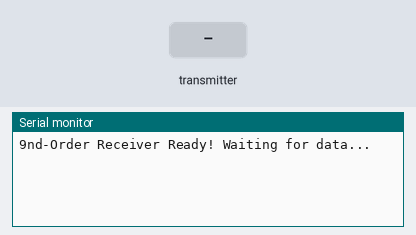
Recording of a sketch running on a simulated ESP32. On the bench: the last lines printed to the serial monitor. Inputs (shaded band) come from the test bench.

Above: at 2.2 s.
2.3 s: the transmitter starts sending angles.0 = 0
At 2.61 s:
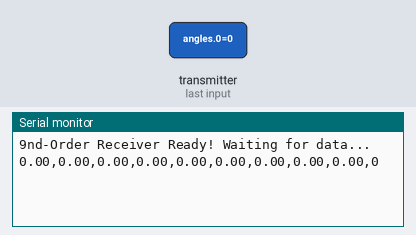
4.3 s: the transmitter starts sending angles.1 = 45
At 4.61 s:
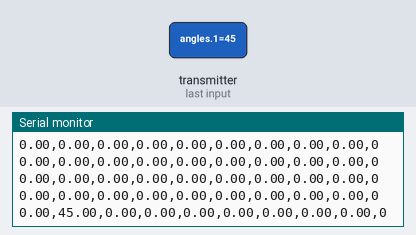
5.8 s: the transmitter starts sending angles.2 = 45
At 6.11 s:
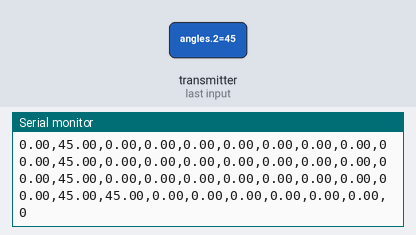
7.3 s: the transmitter starts sending angles.3 = 45
At 7.61 s:
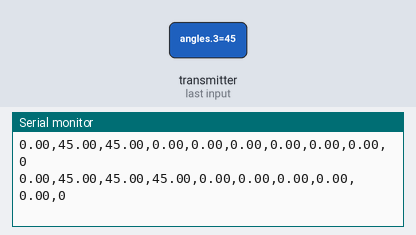
8.8 s: the transmitter starts sending angles.4 = 45
At 9.11 s:
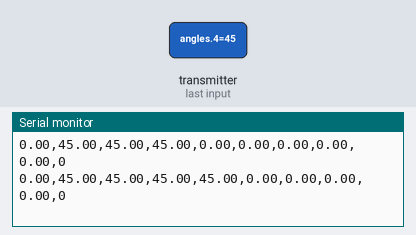
10.3 s: the transmitter starts sending angles.5 = 45
At 10.61 s:
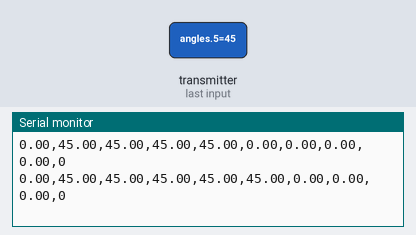

Measured:
- after the input at 2.3 s, the serial monitor: prints a new line at once (image 1)
- after the input at 4.3 s, the serial monitor: prints a new line at once (image 2)
- after the input at 5.8 s, the serial monitor: prints a new line at once (image 3)
- after the input at 7.3 s, the serial monitor: prints a new line at once (image 4)
- after the input at 8.8 s, the serial monitor: prints a new line at once (image 5)
- after the input at 10.3 s, the serial monitor: prints a new line at once (image 6)

The sketch:

Receiver_9_Sensors.ino
```cpp
#include <esp_now.h>
#include <WiFi.h>
#include <esp_wifi.h>

// Must match Sender exactly (9 floats + timestamp)
typedef struct struct_message {
  float angles[9];
  uint32_t timestamp;
} struct_message;

struct_message myData;

void OnDataRecv(const esp_now_recv_info_t * mac, const uint8_t *incomingData, int len) {
  memcpy(&myData, incomingData, sizeof(myData));

  // Print incoming data in a CSV format: angle0,angle1...angle8,timestamp
  for(int i = 0; i < 9; i++) {
    Serial.print(myData.angles[i], 2); // 2 decimal precision
    Serial.print(",");
  }
  Serial.println(myData.timestamp);
}

void setup() {
  Serial.begin(115200);
  delay(1000);

  WiFi.mode(WIFI_STA);
  esp_wifi_set_channel(1, WIFI_SECOND_CHAN_NONE);

  if (esp_now_init() != ESP_OK) return;
  esp_now_register_recv_cb(OnDataRecv);

  Serial.println("9nd-Order Receiver Ready! Waiting for data...");
}

void loop() {
  delay(500);
}
```
